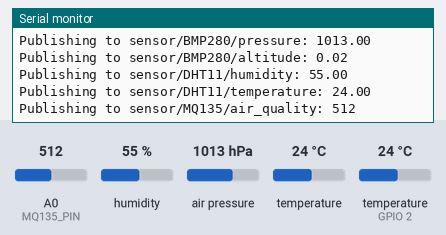
This sketch was run on a simulated ESP8266 (NodeMCU). On the bench: the last lines printed to the serial monitor. Inputs (shaded band) come from the test bench; at power-on: humidity 55 %, air pressure 1013 hPa, A0 (MQ135_PIN) = 512, temperature 24 °C, temperature (sensor on GPIO 2) 24 °C. WiFi joins after 1.5 s; servers stay silent unless stated; no MQTT or app messages arrive unless stated.

Above: at 2.7 s.
2.8 s: humidity set to 22 %
At 3.95 s:
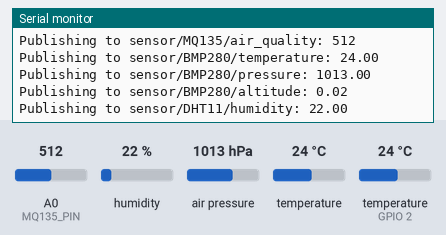
4.3 s: air pressure set to 952 hPa
At 6.24 s:
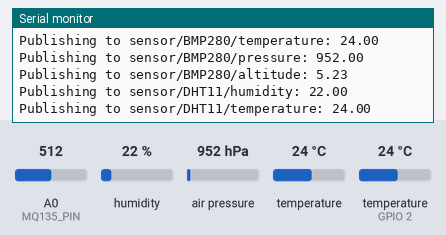
10.7 s: A0 (MQ135_PIN) set to 716
At 11.9 s:
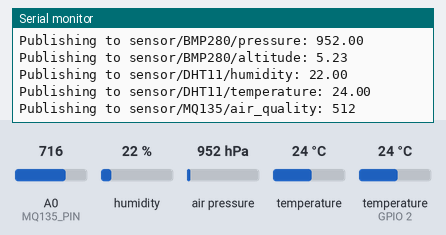
12.2 s: temperature (sensor 0) set to 12 °C
At 13.5 s:
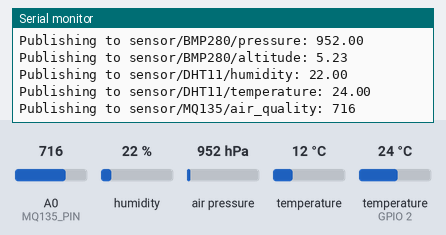
13.7 s: temperature (sensor on GPIO 2) set to 12 °C
At 15.19 s:
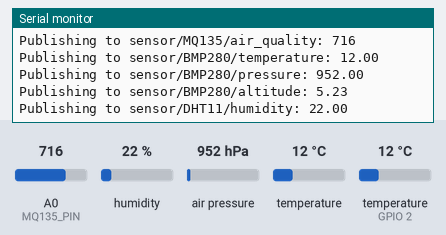
15.2 s: A0 (MQ135_PIN) set to 992
At 16.6 s:
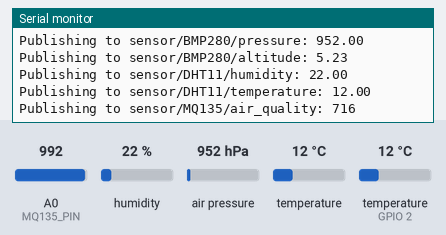
Timing chart, 0 to 17.7 s (numbered marks = the images above; inputs shaded):
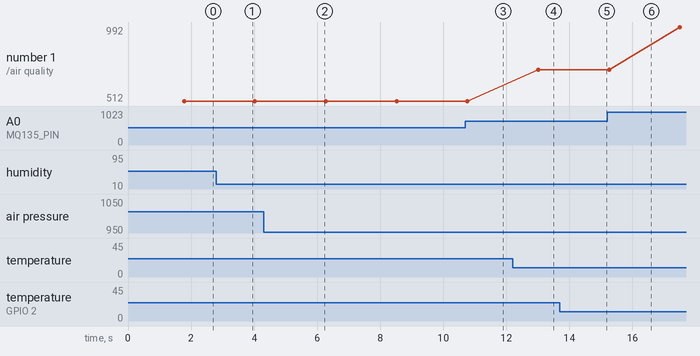

Measured:
- after the input at 2.8 s, the serial monitor: prints a new line after 1.1 s (image 1)
- after the input at 4.3 s, the serial monitor: prints a new line after 1.8 s (image 2)
- after the input at 12.2 s, the serial monitor: prints a new line after 0.64 s (image 4)
- plotted number 1: 716 → 992 after the input at 15.2 s

The sketch:

arduinoCode.ino
```cpp
#ifdef ESP8266
#include <ESP8266WiFi.h> /* WiFi library for ESP8266 */
#else
#include <WiFi.h> /* WiFi library for ESP32 */
#endif

#include <Wire.h>
#include <SPI.h>
#include <Adafruit_Sensor.h>
#include <Adafruit_BMP280.h>
#include "DHT.h"
#include <PubSubClient.h>

#define BMP_SCK 13
#define BMP_MISO 12
#define BMP_MOSI 11
#define BMP_CS 10

#define DHTPIN 2    // D2 on the NodeMCU ESP8266 for DHT11
#define DHTTYPE DHT11
#define MQ135_PIN A0

const char *wifi_ssid = "xxxxxxxxxxx";
const char *wifi_password = "xxxxxxxxxxx";
// const char *mqtt_server = "91.121.93.94";
const char *mqtt_server = "192.168.xxx.xxx";
const int mqtt_port = 1883;
const char *mqtt_client_id = "weatherstation1";

Adafruit_BMP280 bme; // I2C
DHT dht(DHTPIN, DHTTYPE);
int mq135Pin = MQ135_PIN;

WiFiClient espClient;
PubSubClient client(espClient);

void setup()
{
  Serial.begin(9600);
  Serial.println(F("BMP280 + DHT11 + MQ135 test"));


  if (!bme.begin(0x76))
  {
    Serial.println("Could not find a valid BMP280 sensor, check wiring!");
    while (1);
  }
  connectWiFi();
  client.setServer(mqtt_server, mqtt_port);
  connectMQTT();
  dht.begin();
}

void loop()
{
  float temperatureBMP = bme.readTemperature();
  float pressure = bme.readPressure() /100;
  float altitude = bme.readAltitude(101325.0) /100;
  float humidityDHT = dht.readHumidity();
  float temperatureDHT = dht.readTemperature();
  int airQualityValue = analogRead(mq135Pin);

  publishData("sensor/BMP280/temperature", String(temperatureBMP).c_str());
  publishData("sensor/BMP280/pressure", String(pressure).c_str());
  publishData("sensor/BMP280/altitude", String(altitude).c_str());
  publishData("sensor/DHT11/humidity", String(humidityDHT).c_str());
  publishData("sensor/DHT11/temperature", String(temperatureDHT).c_str());
  publishData("sensor/MQ135/air_quality", String(airQualityValue).c_str());

  Serial.println();
  delay(2000);
}

void connectWiFi()
{
  delay(10);
  Serial.println();
  Serial.print("Connecting to ");
  Serial.println(wifi_ssid);

  WiFi.begin(wifi_ssid, wifi_password);

  while (WiFi.status() != WL_CONNECTED)
  {
    delay(500);
    Serial.print(".");
  }

  Serial.println("");
  Serial.println("WiFi connected");
  Serial.println("IP address: ");
  Serial.println(WiFi.localIP());
}

void connectMQTT()
{
  while (!client.connected())
  {
    Serial.print("Attempting MQTT connection...");

    if (client.connect(mqtt_client_id))
    {
      Serial.println("connected");
    }
    else
    {
      Serial.print("failed, rc=");
      Serial.print(client.state());
      Serial.println(" try again in 5 seconds");
      delay(5000);
    }
  }
}

void publishData(const char *topic, const char *payload)
{
  if (client.connected())
  {
    Serial.print("Publishing to ");
    Serial.print(topic);
    Serial.print(": ");
    Serial.println(payload);

    client.publish(topic, payload, true);
  }
}
```
